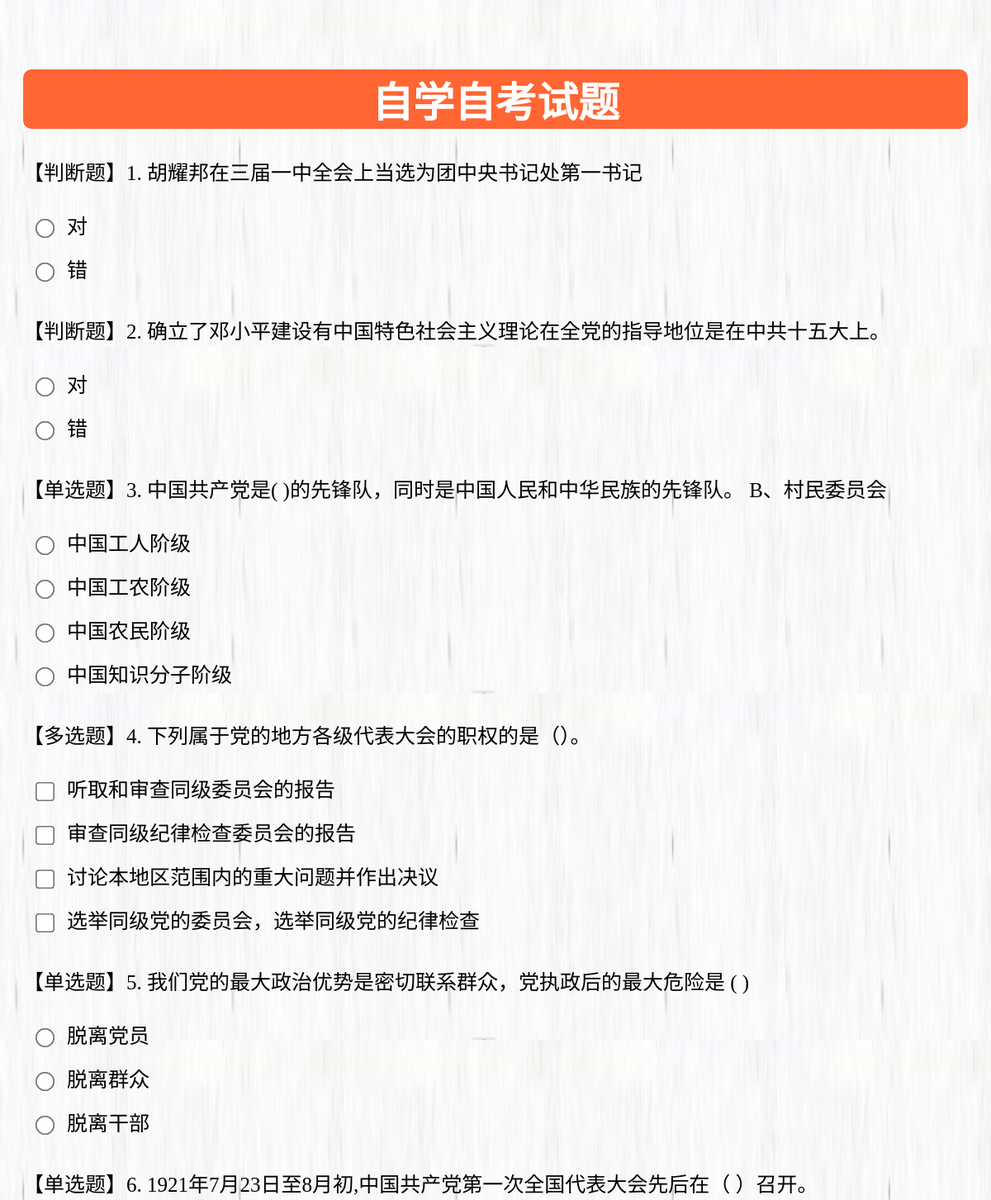
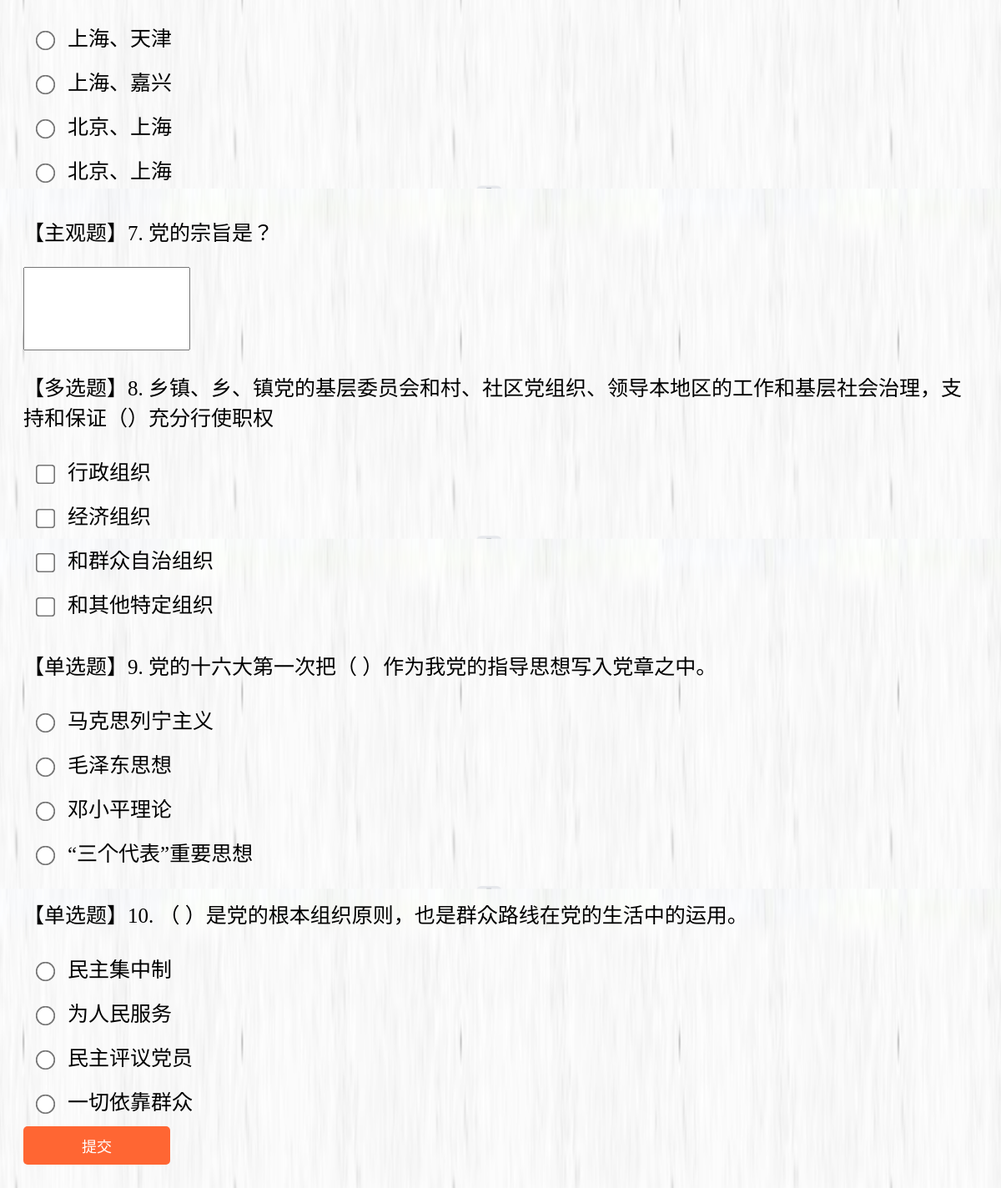
The app's page /PhpProject1/users/generate_quiz.php with its own data (2 pictures, top to bottom).
### tables this page shows
CREATE TABLE `question_bank` (
  `no` int(11) NOT NULL,
  `content` varchar(200) NOT NULL,
  `option1` varchar(20) NOT NULL,
  `option2` varchar(20) NOT NULL,
  `option3` varchar(20) NOT NULL,
  `option4` varchar(20) NOT NULL,
  `answer` varchar(20) NOT NULL
);

### PhpProject1/users/generate_quiz.php (the view, shortened to what this page needs)
<head>
</head>
<?php
$servername = 'localhost';
$username = 'root';
$password = '';
$dbname = 'sgm';
$conn = new mysqli($servername, $username, $password, $dbname);
?>
<form action="submit.php" method="POST" style="">
    <h1>自学自考试题</h1>
<?php
$query = "SELECT * FROM question_bank order by no";
$result = mysqli_query($conn, $query);
$sqll = "SELECT count(no) FROM question_bank";
$res = mysqli_query($conn, $sqll);
 while ($row = mysqli_fetch_assoc($res)) {
 $num=$row["count(no)"];
 }
$random_numbers = array();
while (count($random_numbers) < 10) {
  $random_number = rand(1, $num);
  if (!in_array($random_number, $random_numbers)) {
    $random_numbers[] = $random_number;
  }
}
    $i = 1;
    foreach ($random_numbers as $number) {
        if($i<=10){
        while ($row = mysqli_fetch_assoc($result)) {
        if($number==$row["no"]&& strlen($row["answer"])==1){
        if ($row["option3"]!=NULL) {
        echo "<p>". "【单选题】". $i . ". " . $row["content"] . "</p>";}
        else {
        echo "<p>". "【判断题】". $i . ". " . $row["content"] . "</p>";}
        echo "<div>";
       if ($row["option1"]!=NULL) { echo "<input type='radio' name='answer-" . $row["no"] . "' value='A'>" . $row["option1"] . "<br>";}
       if ($row["option2"]!=NULL) { echo "<input type='radio' name='answer-" . $row["no"] . "' value='B'>" . $row["option2"] . "<br>";}
       if ($row["option3"]!=NULL){ echo "<input type='radio' name='answer-".$row["no"] . "' value='C'>" . $row["option3"] . "<br>";}
       if ($row["option4"]!=NULL){echo "<input type='radio' name='answer-" . $row["no"] . "' value='D'>" . $row["option4"] . "<br>";}
        echo "</div>";
            }
          elseif($number==$row["no"]&& strlen($row["answer"])>1) {
    if ($row["option1"]==NULL) {
        echo "<p>". "【主观题】". $i . ". " . $row["content"] . "</p>";
        echo "<input style='width:200px;height:100px;'type='textarea' name='answer-".$row["no"] . "' ><br>";
    }else{
    echo "<p>". "【多选题】". $i . ". " . $row["content"] . "</p>";
    echo "<div>";
    if ($row["option1"]!=NULL) { echo "<input type='checkbox' name='answer-" . $row["no"] . "[]' value='A'>" . $row["option1"] . "<br>";}
    if ($row["option2"]!=NULL) { echo "<input type='checkbox' name='answer-" . $row["no"] . "[]' value='B'>" . $row["option2"] . "<br>";}
    if ($row["option3"]!=NULL) { echo "<input type='checkbox' name='answer-" . $row["no"] . "[]' value='C'>" . $row["option3"] . "<br>";}
    if ($row["option4"]!=NULL) {echo "<input type='checkbox' name='answer-" . $row["no"] . "[]' value='D'>" . $row["option4"] . "<br>";}
    echo "</div>";
    }
        }
        }
        $i++;
        $query = "SELECT * FROM question_bank order by no";
        $result = mysqli_query($conn, $query);
    }
    }
?>
    <input type="submit" name="submit"  class="sub" value="提交">
</form>

### PhpProject1/users/generate_quiz.php (style rules this page uses)
form { font-size: 25px; margin: 0 auto; padding: 20px; margin-top: 30px; }
input[type=radio] { transform: scale(1.8); margin: 20px; }
input[type=checkbox] { transform: scale(1.8); margin: 20px; }
.sub { display: flex; flex-direction: column; background-color: #ff6633; color: #fff; border: 10px; padding: 10px 70px 10px 70px; border-radius: 5px; font-size: 18px; cursor: pointer; }
h1 { text-align: center; display: flex; flex-direction: column; background-color: #ff6633; color: #fff; border: 20px; border-radius: 10px; cursor: pointer; }

### records on screen
question_bank: content "胡耀邦在三届一中全会上当选为团中央书记处第一书记", option1 "对", option2 "错"
question_bank: content "确立了邓小平建设有中国特色社会主义理论在全党的指导地位是在中共十五大上。", option1 "对", option2 "错"
question_bank: content "中国共产党是( )的先锋队，同时是中国人民和中华民族的先锋队。 B、村民委员会", option1 "中国工人阶级", option2 "中国工农阶级", option3 "中国农民阶级", option4 "中国知识分子阶级"
question_bank: content "下列属于党的地方各级代表大会的职权的是（）。", option1 "听取和审查同级委员会的报告", option2 "审查同级纪律检查委员会的报告", option3 "讨论本地区范围内的重大问题并作出决议", option4 "选举同级党的委员会，选举同级党的纪律检查"
question_bank: content "我们党的最大政治优势是密切联系群众，党执政后的最大危险是 ( )", option1 "脱离党员", option2 "脱离群众", option3 "脱离干部"
question_bank: content "1921年7月23日至8月初,中国共产党第一次全国代表大会先后在（ ）召开。", option1 "上海、天津", option2 "上海、嘉兴", option3 "北京、上海", option4 "北京、上海"
question_bank: content "党的宗旨是？"
question_bank: content "乡镇、乡、镇党的基层委员会和村、社区党组织、领导本地区的工作和基层社会治理，支持和保证（）充分行使职权", option1 "行政组织", option2 "经济组织", option3 "和群众自治组织", option4 "和其他特定组织"
question_bank: content "党的十六大第一次把（ ）作为我党的指导思想写入党章之中。", option1 "马克思列宁主义", option2 "毛泽东思想", option3 "邓小平理论", option4 "“三个代表”重要思想"
question_bank: content "（ ）是党的根本组织原则，也是群众路线在党的生活中的运用。", option1 "民主集中制", option2 "为人民服务", option3 "民主评议党员", option4 "一切依靠群众"
